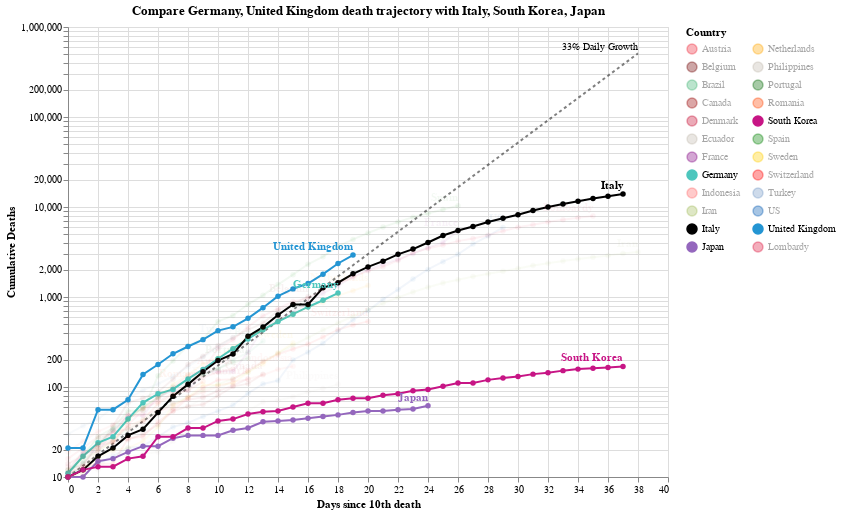

Notebook code cell kept with this figure:
### Code cell
#hide_input
chart4 = make_since_chart(['Germany', 'United Kingdom'])
chart4

### Figure 1 — Vega-Lite specification as saved in the notebook (floating-point values rounded to 4 significant figures; data arrays with more than 128 entries replaced by an {"elided": "..."} marker saying what was removed)
{"config": {"view": {"continuousWidth": 400, "continuousHeight": 300}}, "layer": [{"mark": {"type": "line", "color": "black", "opacity": 0.5, "strokeDash": [3, 3]}, "encoding": {"x": {"type": "quantitative", "field": "Days since 10th death"}, "y": {"type": "quantitative", "field": "Confirmed Cases"}}}, {"mark": {"type": "text", "align": "right", "dy": -6, "fontSize": 10, "text": "33% Daily Growth"}, "encoding": {"x": {"type": "quantitative", "field": "Days since 10th death"}, "y": {"type": "quantitative", "field": "Confirmed Cases"}}, "transform": [{"filter": "(datum['Days since 10th death'] >= 38)"}]}, {"data": {"name": "data-cc4c2a984431ea3d93173ed55fac850b"}, "mark": {"type": "line", "point": true}, "encoding": {"color": {"type": "nominal", "field": "Country", "legend": {"columns": 2, "symbolLimit": 100}, "scale": {"domain": ["Austria", "Belgium", "Brazil", "Canada", "Denmark", "Ecuador", "France", "Germany", "Indonesia", "Iran", "Italy", "Japan", "Netherlands", "Philippines", "Portugal", "Romania", "South Korea", "Spain", "Sweden", "Switzerland", "Turkey", "US", "United Kingdom", "Lombardy"], "range": ["#ED2939", "#6f0000", "mediumseagreen", "#990000", "#C60C30", "#C1B7AD", "purple", "#4DC6BD", "#FF6666", "#A1BA59", "black", "#9467bd", "orange", "#C1B7AD", "#006600", "#FF4500", "#C71585", "green", "#FFCD00", "#ff0000", "#7499c7", "#0059B3", "#2495D3", "#DC143C"]}}, "opacity": {"condition": {"value": 1, "selection": "selector005"}, "value": 0.05}, "tooltip": [{"type": "nominal", "field": "Country"}, {"type": "temporal", "field": "Date"}, {"type": "quantitative", "field": "Confirmed Cases"}, {"type": "quantitative", "field": "Days since 10th death"}], "x": {"type": "quantitative", "field": "Days since 10th death"}, "y": {"type": "quantitative", "axis": {"title": "Cumulative Deaths"}, "field": "Confirmed Cases", "scale": {"type": "log"}}}, "height": 450, "selection": {"selector005": {"type": "multi", "fields": ["Country"], "bind": "legend", "init": [{"Country": "Germany"}, {"Country": "United Kingdom"}, {"Country": "Italy"}, {"Country": "South Korea"}, {"Country": "Japan"}]}}, "width": 600}, {"data": {"name": "data-cc4c2a984431ea3d93173ed55fac850b"}, "mark": {"type": "text", "align": "right", "dy": -8, "fontWeight": "bold"}, "encoding": {"color": {"type": "nominal", "field": "Country", "legend": {"columns": 2, "symbolLimit": 100}, "scale": {"domain": ["Austria", "Belgium", "Brazil", "Canada", "Denmark", "Ecuador", "France", "Germany", "Indonesia", "Iran", "Italy", "Japan", "Netherlands", "Philippines", "Portugal", "Romania", "South Korea", "Spain", "Sweden", "Switzerland", "Turkey", "US", "United Kingdom", "Lombardy"], "range": ["#ED2939", "#6f0000", "mediumseagreen", "#990000", "#C60C30", "#C1B7AD", "purple", "#4DC6BD", "#FF6666", "#A1BA59", "black", "#9467bd", "orange", "#C1B7AD", "#006600", "#FF4500", "#C71585", "green", "#FFCD00", "#ff0000", "#7499c7", "#0059B3", "#2495D3", "#DC143C"]}}, "opacity": {"condition": {"value": 1, "selection": "selector005"}, "value": 0.05}, "text": {"type": "nominal", "field": "Country"}, "tooltip": [{"type": "nominal", "field": "Country"}, {"type": "temporal", "field": "Date"}, {"type": "quantitative", "field": "Confirmed Cases"}, {"type": "quantitative", "field": "Days since 10th death"}], "x": {"type": "quantitative", "field": "Days since 10th death"}, "y": {"type": "quantitative", "axis": {"title": "Cumulative Deaths"}, "field": "Confirmed Cases", "scale": {"type": "log"}}}, "height": 450, "transform": [{"filter": "(datum['Date'] >= 1585785600000)"}], "width": 600}], "data": {"name": "data-0bfbb66248014eb92d9992bff88d76d4"}, "title": "Compare Germany, United Kingdom death trajectory with Italy, South Korea, Japan", "$schema": "https://vega.github.io/schema/vega-lite/v4.8.1.json", "datasets": {"data-0bfbb66248014eb92d9992bff88d76d4": [{"Days since 10th death": 0, "Confirmed Cases": 10.0}, {"Days since 10th death": 1, "Confirmed Cases": 13.3}, {"Days since 10th death": 2, "Confirmed Cases": 17.69}, {"Days since 10th death": 3, "Confirmed Cases": 23.53}, {"Days since 10th death": 4, "Confirmed Cases": 31.29}, {"Days since 10th death": 5, "Confirmed Cases": 41.62}, {"Days since 10th death": 6, "Confirmed Cases": 55.35}, {"Days since 10th death": 7, "Confirmed Cases": 73.61}, {"Days since 10th death": 8, "Confirmed Cases": 97.91}, {"Days since 10th death": 9, "Confirmed Cases": 130.2}, {"Days since 10th death": 10, "Confirmed Cases": 173.2}, {"Days since 10th death": 11, "Confirmed Cases": 230.3}, {"Days since 10th death": 12, "Confirmed Cases": 306.4}, {"Days since 10th death": 13, "Confirmed Cases": 407.4}, {"Days since 10th death": 14, "Confirmed Cases": 541.9}, {"Days since 10th death": 15, "Confirmed Cases": 720.7}, {"Days since 10th death": 16, "Confirmed Cases": 958.6}, {"Days since 10th death": 17, "Confirmed Cases": 1275.0}, {"Days since 10th death": 18, "Confirmed Cases": 1696.0}, {"Days since 10th death": 19, "Confirmed Cases": 2255.0}, {"Days since 10th death": 20, "Confirmed Cases": 2999.0}, {"Days since 10th death": 21, "Confirmed Cases": 3989.0}, {"Days since 10th death": 22, "Confirmed Cases": 5306.0}, {"Days since 10th death": 23, "Confirmed Cases": 7056.0}, {"Days since 10th death": 24, "Confirmed Cases": 9385.0}, {"Days since 10th death": 25, "Confirmed Cases": 12480.0}, {"Days since 10th death": 26, "Confirmed Cases": 16600.0}, {"Days since 10th death": 27, "Confirmed Cases": 22080.0}, {"Days since 10th death": 28, "Confirmed Cases": 29370.0}, {"Days since 10th death": 29, "Confirmed Cases": 39060.0}, {"Days since 10th death": 30, "Confirmed Cases": 51950.0}, {"Days since 10th death": 31, "Confirmed Cases": 69090.0}, {"Days since 10th death": 32, "Confirmed Cases": 91890.0}, {"Days since 10th death": 33, "Confirmed Cases": 122200.0}, {"Days since 10th death": 34, "Confirmed Cases": 162500.0}, {"Days since 10th death": 35, "Confirmed Cases": 216200.0}, {"Days since 10th death": 36, "Confirmed Cases": 287500.0}, {"Days since 10th death": 37, "Confirmed Cases": 382400.0}, {"Days since 10th death": 38, "Confirmed Cases": 508600.0}], "data-cc4c2a984431ea3d93173ed55fac850b": {"elided": "509 records"}}}
